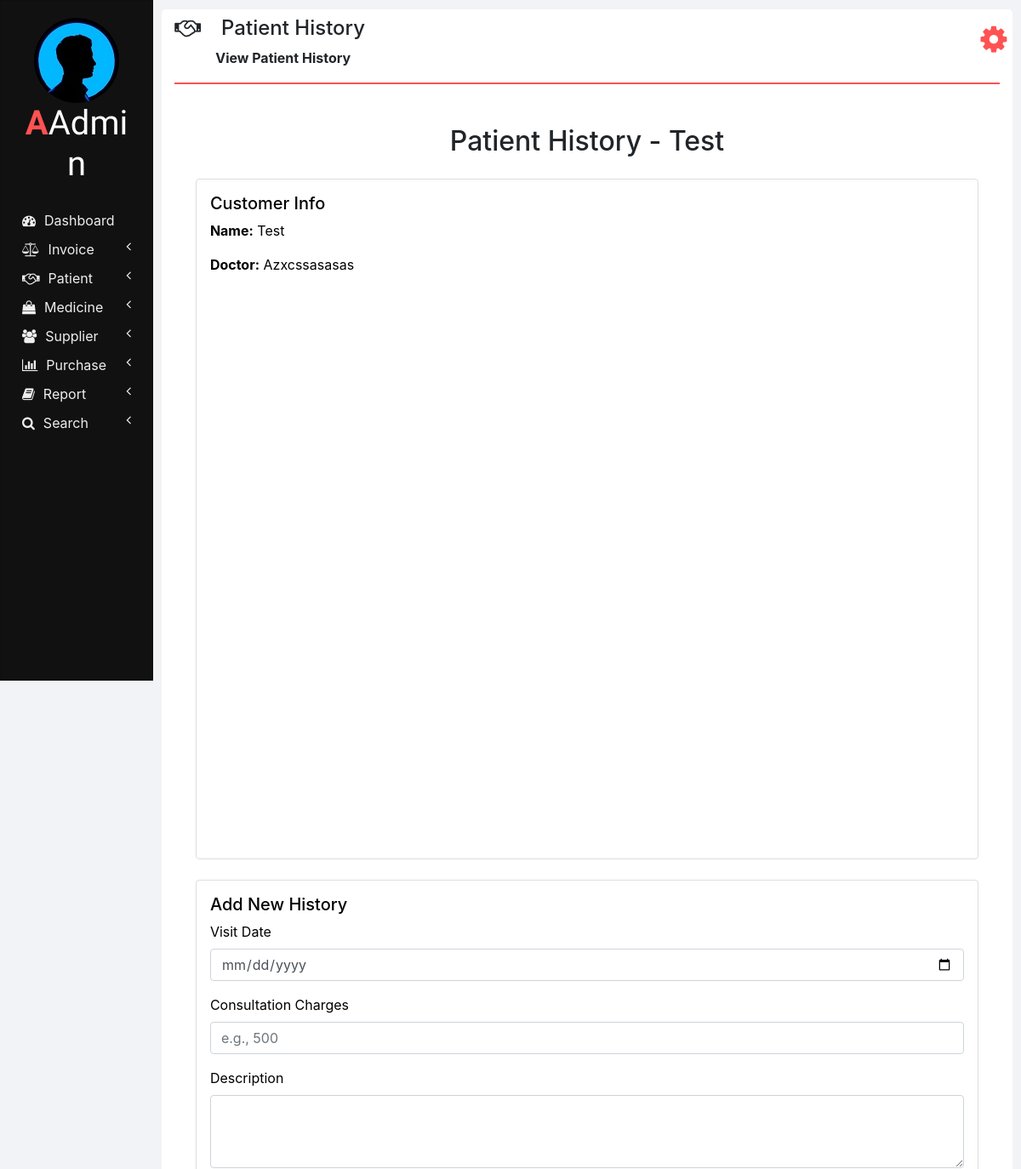
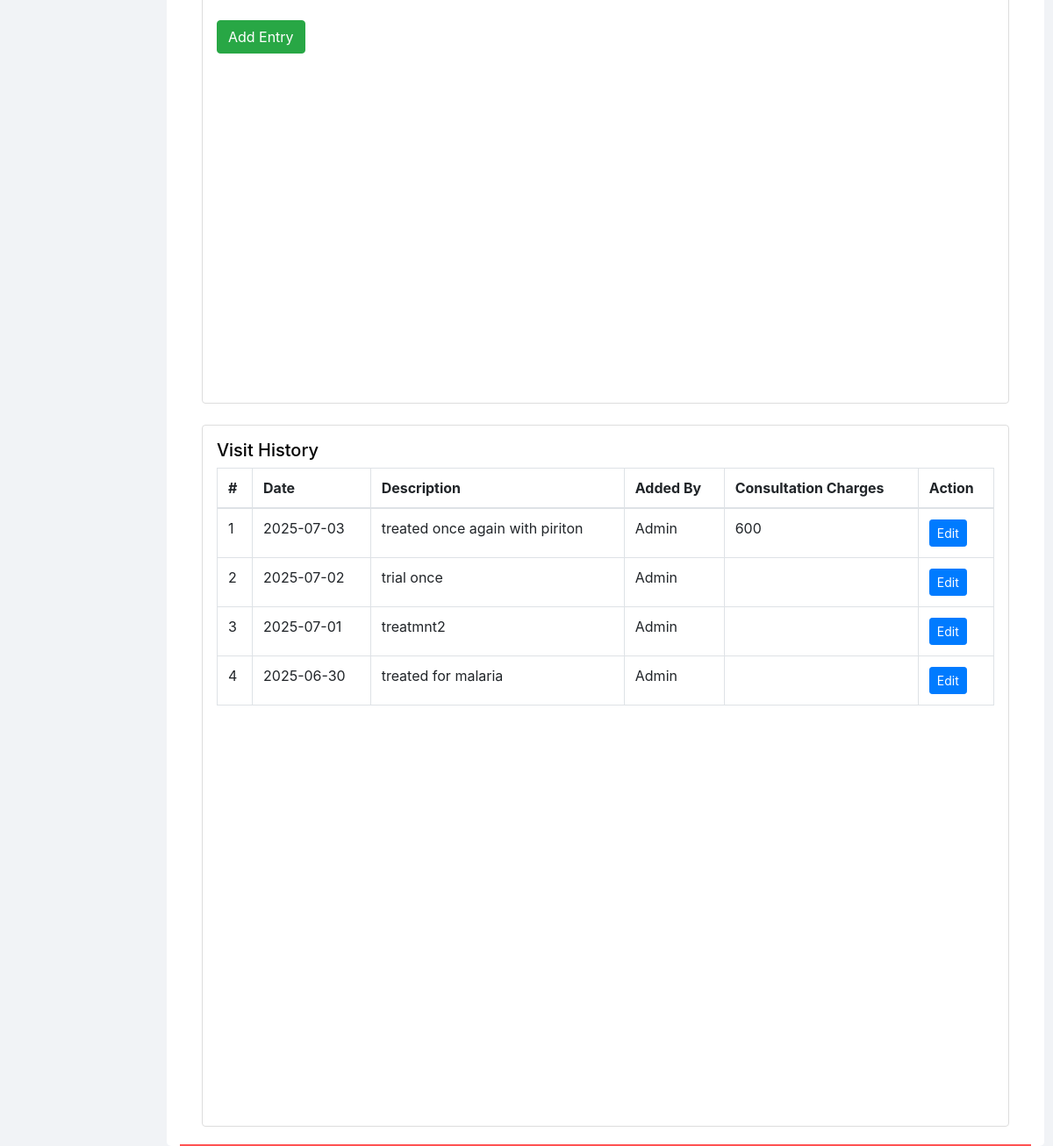
Screenshot of /view_history.php?uid=CUS202507017073 (signed in) with the database file from the repository (2 pictures, top to bottom).
### tables this page shows
CREATE TABLE `customers` (
  `ID` int(11) NOT NULL,
  `customer_uid` varchar(100) DEFAULT NULL,
  `NAME` varchar(20) NOT NULL,
  `CONTACT_NUMBER` varchar(10) NOT NULL,
  `ADDRESS` varchar(100) NOT NULL,
  `DOCTOR_NAME` varchar(20) NOT NULL,
  `DOCTOR_ADDRESS` varchar(100) NOT NULL
);

CREATE TABLE `customer_history` (
  `id` int(11) NOT NULL,
  `customer_uid` varchar(100) NOT NULL,
  `description` text NOT NULL,
  `visit_date` date NOT NULL,
  `added_by` varchar(100) NOT NULL,
  `consultation_charge` varchar(50) NOT NULL,
  `created_at` timestamp NOT NULL DEFAULT current_timestamp()
);

### view_history.php (the view, shortened to what this page needs)
<?php
require "php/db_connection.php";
$uid = $_GET['uid'] ?? '';
$customer = null;
$history_result = [];
if ($stmt = $con->prepare("SELECT * FROM customers WHERE customer_uid = ?")) {
    $stmt->bind_param("s", $uid);
    $stmt->execute();
    $customer = $stmt->get_result()->fetch_assoc();
}
if ($stmt = $con->prepare("SELECT * FROM customer_history WHERE customer_uid = ? ORDER BY visit_date DESC")) {
    $stmt->bind_param("s", $uid);
    $stmt->execute();
    $history_result = $stmt->get_result();
}
?>
<html lang="en" dir="ltr">
  <head>
    <link rel="stylesheet" href="bootstrap/css/bootstrap.min.css">
    <link rel="stylesheet" href="https://use.fontawesome.com/releases/v5.3.1/css/all.css">
    <link rel="stylesheet" href="https://cdnjs.cloudflare.com/ajax/libs/font-awesome/4.7.0/css/font-awesome.min.css">
    <link rel="stylesheet" href="css/sidenav.css">
    <link rel="stylesheet" href="css/home.css">
  </head>
  <body style="max-height: 100%;">
    <div class="container-fluid">
      <div class="container">
        <?php
          require "php/header.php";
        ?>
 <div class="container mt-5">
    <h2 class="text-center mb-4">Patient History - <?php echo htmlspecialchars($customer['NAME']); ?></h2>
    <div class="card p-3 mb-4 custom-light">
      <h5>Customer Info</h5>
      <p><strong>Name:</strong> <?= htmlspecialchars($customer['NAME']) ?></p>
      <p><strong>Doctor:</strong> <?= htmlspecialchars($customer['DOCTOR_NAME']) ?></p>
    </div>
    <div class="card p-3 mb-4 custom-light">
      <h5>Add New History</h5>
      <form method="POST">
        <div class="form-group">
          <label for="visit_date">Visit Date</label>
          <input type="date" name="visit_date" class="form-control" required>
        </div>
            <div class="form-group mt-2">
      <label for="consultation_charges">Consultation Charges</label>
      <input type="number" name="consultation_charges" class="form-control" placeholder="e.g., 500" min="0" step="0.01">
    </div>
        <div class="form-group mt-2">
          <label for="description">Description</label>
          <textarea name="description" class="form-control" rows="3" required></textarea>
        </div>
        <button type="submit" class="btn btn-success mt-2">Add Entry</button>
      </form>
    </div>
    <div class="card p-3">
      <h5>Visit History</h5>
      <table class="table table-bordered table-hover">
        <thead class="custom-light">
          <tr>
            <th>#</th>
            <th>Date</th>
            <th>Description</th>
            <th>Added By</th>
             <th>Consultation Charges</th>
            <th>Action</th>
          </tr>
        </thead>
        <tbody>
        <?php
        $count = 1;
        foreach ($history_result as $row): ?>
          <tr>
            <td><?= $count++ ?></td>
            <td><?= $row['visit_date'] ?></td>
            <td><?= htmlspecialchars($row['description']) ?></td>
            <td><?= htmlspecialchars($row['added_by']) ?></td>
            <td><?= htmlspecialchars($row['consultation_charge']) ?></td>
            <td>
              <button class="btn btn-sm btn-primary" data-bs-toggle="modal" data-bs-target="#editModal<?= $row['id'] ?>">Edit</button>
            </td>
          </tr>
        <?php endforeach; ?>
        </tbody>
      </table>
    </div>
  </div>
      </div>
    </div>
  </body>
</html>

### css/sidenav.css (style rules this page uses)
body { background-color: #f1f3f6; }
.sidenav { width: 15%; height: 100vh; background-color: #222222; position: fixed; z-index: 1; flex: 1 0 auto; }
.card { width: 100%; height: 100%; top: 0; border-radius: 0; background-color: #111111; }
.logo .logo-caption { font-family: 'Poiret One', cursive; color: #ffffff; text-align: center; margin-bottom: 25px; }
.logo .profile { margin-left: 50%; border-radius: 50%; transform: translate(-50%); }
.logo .tweak { color: #ff5252; font-weight: bold; }
.main-menu-item { padding: 5px 5px; cursor: pointer; }
.main-menu-item > a { color: #eeeeee; text-decoration: none; font-size: 16px; }
.main-menu-item > a > span { margin-left: 10px; }

### css/home.css (style rules this page uses)
html, body { height: 100vh; }
.container-fluid { margin-left: 15%; width: 85%; background: #f1f3f6; padding: 1px 0 0 0; flex: 1 0 auto; }
.container { margin: 0; max-width: 98%; margin: 1%; background-color: #ffffff; border-radius: 5px; }
input[type=number] { -moz-appearance: textfield; }

### view_history.php (style rules this page uses)
.container .card { background-color: #fff !important; color: #000 !important; border: 1px solid #ddd; border-radius: 4px; padding: 15px; margin-bottom: 20px; }

### rows the page displays
customers: NAME "Test", DOCTOR_NAME "Azxcssasasas"
customer_history: visit_date "2025-07-03", description "treated once again with piriton", added_by "Admin", consultation_charge "600"
customer_history: visit_date "2025-07-02", description "trial once", added_by "Admin"
customer_history: visit_date "2025-07-01", description "treatmnt2", added_by "Admin"
customer_history: visit_date "2025-06-30", description "treated for malaria", added_by "Admin"

### other values shown
$heading "Patient History"
$sub_heading "View Patient History"
